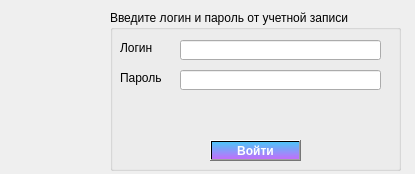
<?xml version="1.0" encoding="UTF-8"?>
<ui version="4.0">
 <class>loginForm</class>
 <widget class="QDialog" name="loginForm">
  <property name="geometry">
   <rect>
    <x>0</x>
    <y>0</y>
    <width>415</width>
    <height>174</height>
   </rect>
  </property>
  <property name="windowTitle">
   <string>Dialog</string>
  </property>
  <property name="styleSheet">
   <string notr="true"/>
  </property>
  <widget class="QGroupBox" name="groupBox">
   <property name="geometry">
    <rect>
     <x>110</x>
     <y>10</y>
     <width>291</width>
     <height>161</height>
    </rect>
   </property>
   <property name="font">
    <font>
     <family>MS Shell Dlg 2</family>
    </font>
   </property>
   <property name="autoFillBackground">
    <bool>true</bool>
   </property>
   <property name="styleSheet">
    <string notr="true"/>
   </property>
   <property name="title">
    <string>Введите логин и пароль от учетной записи</string>
   </property>
   <widget class="QLineEdit" name="EditLogin">
    <property name="geometry">
     <rect>
      <x>70</x>
      <y>30</y>
      <width>201</width>
      <height>20</height>
     </rect>
    </property>
   </widget>
   <widget class="QLabel" name="loginLabel">
    <property name="geometry">
     <rect>
      <x>10</x>
      <y>30</y>
      <width>51</width>
      <height>16</height>
     </rect>
    </property>
    <property name="text">
     <string>Логин</string>
    </property>
   </widget>
   <widget class="QLabel" name="PassLabel">
    <property name="geometry">
     <rect>
      <x>10</x>
      <y>60</y>
      <width>51</width>
      <height>16</height>
     </rect>
    </property>
    <property name="text">
     <string>Пароль</string>
    </property>
   </widget>
   <widget class="QLineEdit" name="EditPass">
    <property name="geometry">
     <rect>
      <x>70</x>
      <y>60</y>
      <width>201</width>
      <height>20</height>
     </rect>
    </property>
   </widget>
   <widget class="QPushButton" name="BtnLogin">
    <property name="geometry">
     <rect>
      <x>100</x>
      <y>130</y>
      <width>91</width>
      <height>21</height>
     </rect>
    </property>
    <property name="font">
     <font>
      <weight>75</weight>
      <bold>true</bold>
      <stylestrategy>PreferAntialias</stylestrategy>
     </font>
    </property>
    <property name="cursor">
     <cursorShape>PointingHandCursor</cursorShape>
    </property>
    <property name="autoFillBackground">
     <bool>false</bool>
    </property>
    <property name="styleSheet">
     <string notr="true">background-color: qlineargradient(spread:pad, x1:0.5, y1:0.959773, x2:0.5, y2:0.0401364, stop:0 rgba(175, 77, 254, 196), stop:1 rgba(0, 170, 255, 165));
color: rgb(255, 255, 255);</string>
    </property>
    <property name="text">
     <string>Войти</string>
    </property>
    <property name="default">
     <bool>true</bool>
    </property>
   </widget>
   <widget class="QLabel" name="infoLabel">
    <property name="geometry">
     <rect>
      <x>10</x>
      <y>90</y>
      <width>271</width>
      <height>31</height>
     </rect>
    </property>
    <property name="text">
     <string/>
    </property>
   </widget>
  </widget>
  <widget class="QLabel" name="label">
   <property name="geometry">
    <rect>
     <x>20</x>
     <y>40</y>
     <width>81</width>
     <height>91</height>
    </rect>
   </property>
   <property name="styleSheet">
    <string notr="true">border-image: url(:/icons/icons/data-protection.png) stretch;</string>
   </property>
   <property name="text">
    <string/>
   </property>
  </widget>
 </widget>
 <resources/>
 <connections/>
</ui>
